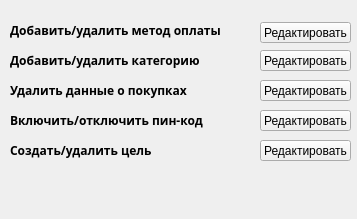
<?xml version="1.0" encoding="UTF-8"?>
<ui version="4.0">
 <class>Form</class>
 <widget class="QWidget" name="Form">
  <property name="geometry">
   <rect>
    <x>0</x>
    <y>0</y>
    <width>357</width>
    <height>219</height>
   </rect>
  </property>
  <property name="windowTitle">
   <string>Настройки</string>
  </property>
  <widget class="QLabel" name="method_label">
   <property name="geometry">
    <rect>
     <x>10</x>
     <y>20</y>
     <width>241</width>
     <height>21</height>
    </rect>
   </property>
   <property name="font">
    <font>
     <family>Segoe Print</family>
     <pointsize>9</pointsize>
     <weight>75</weight>
     <bold>true</bold>
    </font>
   </property>
   <property name="text">
    <string>Добавить/удалить метод оплаты</string>
   </property>
  </widget>
  <widget class="QPushButton" name="method_button">
   <property name="geometry">
    <rect>
     <x>260</x>
     <y>22</y>
     <width>91</width>
     <height>21</height>
    </rect>
   </property>
   <property name="text">
    <string>Редактировать</string>
   </property>
  </widget>
  <widget class="QLabel" name="category_label">
   <property name="geometry">
    <rect>
     <x>10</x>
     <y>50</y>
     <width>241</width>
     <height>21</height>
    </rect>
   </property>
   <property name="font">
    <font>
     <family>Segoe Print</family>
     <pointsize>9</pointsize>
     <weight>75</weight>
     <bold>true</bold>
    </font>
   </property>
   <property name="text">
    <string>Добавить/удалить категорию</string>
   </property>
  </widget>
  <widget class="QPushButton" name="category_button">
   <property name="geometry">
    <rect>
     <x>260</x>
     <y>50</y>
     <width>91</width>
     <height>21</height>
    </rect>
   </property>
   <property name="text">
    <string>Редактировать</string>
   </property>
  </widget>
  <widget class="QLabel" name="datebase_label">
   <property name="geometry">
    <rect>
     <x>10</x>
     <y>80</y>
     <width>241</width>
     <height>21</height>
    </rect>
   </property>
   <property name="font">
    <font>
     <family>Segoe Print</family>
     <pointsize>9</pointsize>
     <weight>75</weight>
     <bold>true</bold>
    </font>
   </property>
   <property name="text">
    <string>Удалить данные о покупках</string>
   </property>
  </widget>
  <widget class="QPushButton" name="datebase_button">
   <property name="geometry">
    <rect>
     <x>260</x>
     <y>80</y>
     <width>91</width>
     <height>21</height>
    </rect>
   </property>
   <property name="text">
    <string>Редактировать</string>
   </property>
  </widget>
  <widget class="QLabel" name="pin_code_label">
   <property name="geometry">
    <rect>
     <x>10</x>
     <y>110</y>
     <width>241</width>
     <height>21</height>
    </rect>
   </property>
   <property name="font">
    <font>
     <family>Segoe Print</family>
     <pointsize>9</pointsize>
     <weight>75</weight>
     <bold>true</bold>
    </font>
   </property>
   <property name="text">
    <string>Включить/отключить пин-код</string>
   </property>
  </widget>
  <widget class="QPushButton" name="pin_code_button">
   <property name="geometry">
    <rect>
     <x>260</x>
     <y>110</y>
     <width>91</width>
     <height>21</height>
    </rect>
   </property>
   <property name="text">
    <string>Редактировать</string>
   </property>
  </widget>
  <widget class="QLabel" name="mission_label">
   <property name="geometry">
    <rect>
     <x>10</x>
     <y>140</y>
     <width>241</width>
     <height>21</height>
    </rect>
   </property>
   <property name="font">
    <font>
     <family>Segoe Print</family>
     <pointsize>9</pointsize>
     <weight>75</weight>
     <bold>true</bold>
    </font>
   </property>
   <property name="text">
    <string>Создать/удалить цель</string>
   </property>
  </widget>
  <widget class="QPushButton" name="mission_button">
   <property name="geometry">
    <rect>
     <x>260</x>
     <y>140</y>
     <width>91</width>
     <height>21</height>
    </rect>
   </property>
   <property name="text">
    <string>Редактировать</string>
   </property>
  </widget>
 </widget>
 <resources/>
 <connections/>
</ui>
